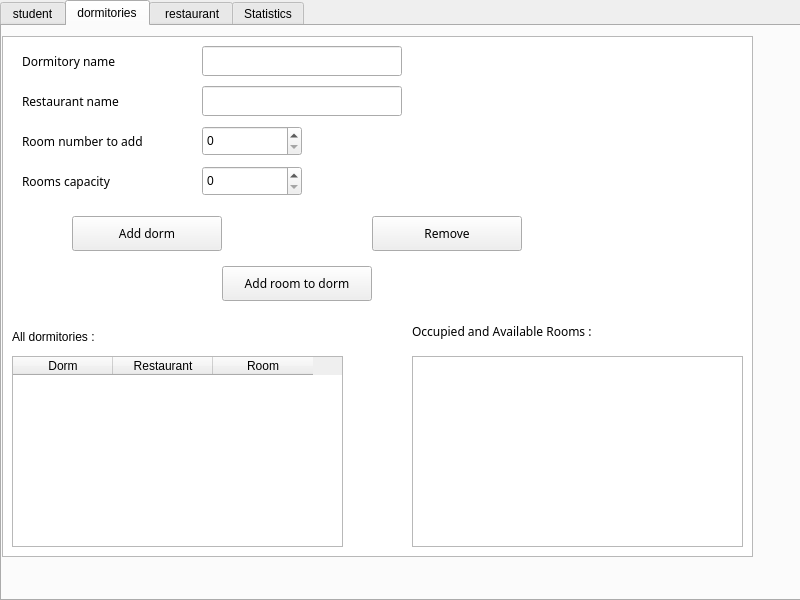
<?xml version="1.0" encoding="UTF-8"?>
<ui version="4.0">
 <class>OOPproject</class>
 <widget class="QMainWindow" name="OOPproject">
  <property name="geometry">
   <rect>
    <x>0</x>
    <y>0</y>
    <width>800</width>
    <height>600</height>
   </rect>
  </property>
  <property name="windowTitle">
   <string>OOPproject</string>
  </property>
  <widget class="QWidget" name="centralwidget">
   <widget class="QTabWidget" name="tabWidget">
    <property name="geometry">
     <rect>
      <x>0</x>
      <y>0</y>
      <width>801</width>
      <height>601</height>
     </rect>
    </property>
    <property name="currentIndex">
     <number>1</number>
    </property>
    <widget class="QWidget" name="student">
     <attribute name="title">
      <string>student</string>
     </attribute>
     <widget class="QLabel" name="label">
      <property name="geometry">
       <rect>
        <x>20</x>
        <y>60</y>
        <width>120</width>
        <height>30</height>
       </rect>
      </property>
      <property name="font">
       <font>
        <family>Lucida Fax</family>
       </font>
      </property>
      <property name="text">
       <string>Full Name</string>
      </property>
     </widget>
     <widget class="QLabel" name="label_2">
      <property name="geometry">
       <rect>
        <x>20</x>
        <y>100</y>
        <width>120</width>
        <height>30</height>
       </rect>
      </property>
      <property name="font">
       <font>
        <family>Lucida Fax</family>
       </font>
      </property>
      <property name="text">
       <string>Academic Year</string>
      </property>
     </widget>
     <widget class="QLabel" name="label_3">
      <property name="geometry">
       <rect>
        <x>20</x>
        <y>140</y>
        <width>120</width>
        <height>30</height>
       </rect>
      </property>
      <property name="font">
       <font>
        <family>Lucida Fax</family>
       </font>
      </property>
      <property name="text">
       <string>Dormitory</string>
      </property>
     </widget>
     <widget class="QLabel" name="label_4">
      <property name="geometry">
       <rect>
        <x>20</x>
        <y>180</y>
        <width>120</width>
        <height>30</height>
       </rect>
      </property>
      <property name="font">
       <font>
        <family>Lucida Fax</family>
       </font>
      </property>
      <property name="text">
       <string>Room Number</string>
      </property>
     </widget>
     <widget class="QLabel" name="label_5">
      <property name="geometry">
       <rect>
        <x>20</x>
        <y>20</y>
        <width>120</width>
        <height>30</height>
       </rect>
      </property>
      <property name="font">
       <font>
        <family>Lucida Fax</family>
       </font>
      </property>
      <property name="text">
       <string>Student ID</string>
      </property>
     </widget>
     <widget class="QLineEdit" name="inputStudentID">
      <property name="geometry">
       <rect>
        <x>200</x>
        <y>20</y>
        <width>200</width>
        <height>30</height>
       </rect>
      </property>
      <property name="minimumSize">
       <size>
        <width>200</width>
        <height>0</height>
       </size>
      </property>
     </widget>
     <widget class="QLineEdit" name="inputFullName">
      <property name="geometry">
       <rect>
        <x>200</x>
        <y>60</y>
        <width>200</width>
        <height>30</height>
       </rect>
      </property>
      <property name="minimumSize">
       <size>
        <width>200</width>
        <height>0</height>
       </size>
      </property>
     </widget>
     <widget class="QLineEdit" name="inputDormName">
      <property name="geometry">
       <rect>
        <x>200</x>
        <y>140</y>
        <width>200</width>
        <height>30</height>
       </rect>
      </property>
      <property name="minimumSize">
       <size>
        <width>120</width>
        <height>0</height>
       </size>
      </property>
     </widget>
     <widget class="QSpinBox" name="inputRoomNumber">
      <property name="geometry">
       <rect>
        <x>200</x>
        <y>180</y>
        <width>100</width>
        <height>30</height>
       </rect>
      </property>
      <property name="minimumSize">
       <size>
        <width>100</width>
        <height>30</height>
       </size>
      </property>
      <property name="maximum">
       <number>100</number>
      </property>
      <property name="value">
       <number>0</number>
      </property>
     </widget>
     <widget class="QSpinBox" name="inputYear">
      <property name="geometry">
       <rect>
        <x>200</x>
        <y>100</y>
        <width>100</width>
        <height>30</height>
       </rect>
      </property>
      <property name="minimumSize">
       <size>
        <width>100</width>
        <height>30</height>
       </size>
      </property>
      <property name="minimum">
       <number>1</number>
      </property>
      <property name="maximum">
       <number>5</number>
      </property>
      <property name="stepType">
       <enum>QAbstractSpinBox::StepType::AdaptiveDecimalStepType</enum>
      </property>
     </widget>
     <widget class="QPushButton" name="btnAddStudent">
      <property name="geometry">
       <rect>
        <x>140</x>
        <y>230</y>
        <width>150</width>
        <height>35</height>
       </rect>
      </property>
      <property name="minimumSize">
       <size>
        <width>50</width>
        <height>0</height>
       </size>
      </property>
      <property name="font">
       <font>
        <family>Lucida Fax</family>
       </font>
      </property>
      <property name="text">
       <string>Add student</string>
      </property>
     </widget>
     <widget class="QPushButton" name="btnRemoveStudent">
      <property name="geometry">
       <rect>
        <x>430</x>
        <y>230</y>
        <width>150</width>
        <height>35</height>
       </rect>
      </property>
      <property name="minimumSize">
       <size>
        <width>50</width>
        <height>10</height>
       </size>
      </property>
      <property name="font">
       <font>
        <family>Lucida Fax</family>
       </font>
      </property>
      <property name="text">
       <string>Remove student</string>
      </property>
     </widget>
     <widget class="QTableWidget" name="tableWidget">
      <property name="geometry">
       <rect>
        <x>10</x>
        <y>0</y>
        <width>761</width>
        <height>561</height>
       </rect>
      </property>
      <property name="minimumSize">
       <size>
        <width>0</width>
        <height>0</height>
       </size>
      </property>
     </widget>
     <widget class="QTableWidget" name="tableWidget_2">
      <property name="geometry">
       <rect>
        <x>40</x>
        <y>310</y>
        <width>421</width>
        <height>211</height>
       </rect>
      </property>
      <column>
       <property name="text">
        <string>ID</string>
       </property>
       <property name="font">
        <font>
         <pointsize>9</pointsize>
        </font>
       </property>
      </column>
      <column>
       <property name="text">
        <string>Full Name</string>
       </property>
      </column>
      <column>
       <property name="text">
        <string>Year</string>
       </property>
      </column>
      <column>
       <property name="text">
        <string>Room</string>
       </property>
      </column>
     </widget>
     <zorder>tableWidget</zorder>
     <zorder>label</zorder>
     <zorder>label_2</zorder>
     <zorder>label_3</zorder>
     <zorder>label_4</zorder>
     <zorder>label_5</zorder>
     <zorder>inputStudentID</zorder>
     <zorder>inputFullName</zorder>
     <zorder>inputDormName</zorder>
     <zorder>inputRoomNumber</zorder>
     <zorder>inputYear</zorder>
     <zorder>btnAddStudent</zorder>
     <zorder>btnRemoveStudent</zorder>
     <zorder>tableWidget_2</zorder>
    </widget>
    <widget class="QWidget" name="Dormitory">
     <attribute name="title">
      <string>dormitories</string>
     </attribute>
     <widget class="QLabel" name="label_6">
      <property name="geometry">
       <rect>
        <x>20</x>
        <y>20</y>
        <width>130</width>
        <height>30</height>
       </rect>
      </property>
      <property name="minimumSize">
       <size>
        <width>3</width>
        <height>0</height>
       </size>
      </property>
      <property name="font">
       <font>
        <family>Lucida Fax</family>
       </font>
      </property>
      <property name="text">
       <string>Dormitory name</string>
      </property>
     </widget>
     <widget class="QLabel" name="label_7">
      <property name="geometry">
       <rect>
        <x>20</x>
        <y>60</y>
        <width>130</width>
        <height>30</height>
       </rect>
      </property>
      <property name="font">
       <font>
        <family>Lucida Fax</family>
       </font>
      </property>
      <property name="text">
       <string>Restaurant name</string>
      </property>
     </widget>
     <widget class="QLabel" name="label_8">
      <property name="geometry">
       <rect>
        <x>20</x>
        <y>140</y>
        <width>130</width>
        <height>30</height>
       </rect>
      </property>
      <property name="font">
       <font>
        <family>Lucida Fax</family>
       </font>
      </property>
      <property name="text">
       <string>Rooms capacity</string>
      </property>
     </widget>
     <widget class="QLabel" name="label_9">
      <property name="geometry">
       <rect>
        <x>20</x>
        <y>100</y>
        <width>130</width>
        <height>30</height>
       </rect>
      </property>
      <property name="font">
       <font>
        <family>Lucida Fax</family>
       </font>
      </property>
      <property name="text">
       <string>Room number to add</string>
      </property>
     </widget>
     <widget class="QLineEdit" name="inputreastaurant">
      <property name="geometry">
       <rect>
        <x>200</x>
        <y>60</y>
        <width>200</width>
        <height>30</height>
       </rect>
      </property>
      <property name="minimumSize">
       <size>
        <width>200</width>
        <height>0</height>
       </size>
      </property>
     </widget>
     <widget class="QLineEdit" name="inpudormitory">
      <property name="geometry">
       <rect>
        <x>200</x>
        <y>20</y>
        <width>200</width>
        <height>30</height>
       </rect>
      </property>
      <property name="minimumSize">
       <size>
        <width>200</width>
        <height>0</height>
       </size>
      </property>
     </widget>
     <widget class="QSpinBox" name="roomnum">
      <property name="geometry">
       <rect>
        <x>200</x>
        <y>140</y>
        <width>100</width>
        <height>30</height>
       </rect>
      </property>
      <property name="minimumSize">
       <size>
        <width>100</width>
        <height>30</height>
       </size>
      </property>
     </widget>
     <widget class="QSpinBox" name="spincapacity">
      <property name="geometry">
       <rect>
        <x>200</x>
        <y>100</y>
        <width>100</width>
        <height>30</height>
       </rect>
      </property>
      <property name="minimumSize">
       <size>
        <width>100</width>
        <height>30</height>
       </size>
      </property>
     </widget>
     <widget class="QPushButton" name="btnadd_dorm">
      <property name="geometry">
       <rect>
        <x>70</x>
        <y>190</y>
        <width>150</width>
        <height>35</height>
       </rect>
      </property>
      <property name="font">
       <font>
        <family>Lucida Fax</family>
       </font>
      </property>
      <property name="text">
       <string>Add dorm</string>
      </property>
     </widget>
     <widget class="QPushButton" name="addroom">
      <property name="geometry">
       <rect>
        <x>220</x>
        <y>240</y>
        <width>150</width>
        <height>35</height>
       </rect>
      </property>
      <property name="font">
       <font>
        <family>Lucida Fax</family>
       </font>
      </property>
      <property name="text">
       <string>Add room to dorm</string>
      </property>
      <property name="icon">
       <iconset theme="QIcon::ThemeIcon::ListAdd"/>
      </property>
     </widget>
     <widget class="QPushButton" name="btnremove_dorm">
      <property name="geometry">
       <rect>
        <x>370</x>
        <y>190</y>
        <width>150</width>
        <height>35</height>
       </rect>
      </property>
      <property name="font">
       <font>
        <family>Lucida Fax</family>
       </font>
      </property>
      <property name="text">
       <string>Remove</string>
      </property>
     </widget>
     <widget class="QTableWidget" name="tableWidget_3">
      <property name="geometry">
       <rect>
        <x>0</x>
        <y>10</y>
        <width>751</width>
        <height>521</height>
       </rect>
      </property>
     </widget>
     <widget class="QTableWidget" name="tableWidget_4">
      <property name="geometry">
       <rect>
        <x>10</x>
        <y>330</y>
        <width>331</width>
        <height>191</height>
       </rect>
      </property>
      <column>
       <property name="text">
        <string>Dorm</string>
       </property>
      </column>
      <column>
       <property name="text">
        <string>Restaurant</string>
       </property>
      </column>
      <column>
       <property name="text">
        <string>Room</string>
       </property>
      </column>
     </widget>
     <widget class="QLabel" name="label_11">
      <property name="geometry">
       <rect>
        <x>10</x>
        <y>300</y>
        <width>261</width>
        <height>21</height>
       </rect>
      </property>
      <property name="text">
       <string>All dormitories :</string>
      </property>
     </widget>
     <widget class="QTextEdit" name="textRoomStatus">
      <property name="geometry">
       <rect>
        <x>410</x>
        <y>330</y>
        <width>331</width>
        <height>191</height>
       </rect>
      </property>
     </widget>
     <widget class="QLabel" name="label_10">
      <property name="geometry">
       <rect>
        <x>410</x>
        <y>290</y>
        <width>271</width>
        <height>30</height>
       </rect>
      </property>
      <property name="font">
       <font>
        <family>Lucida Fax</family>
       </font>
      </property>
      <property name="text">
       <string>Occupied and Available Rooms :</string>
      </property>
     </widget>
     <zorder>tableWidget_3</zorder>
     <zorder>label_6</zorder>
     <zorder>label_7</zorder>
     <zorder>label_8</zorder>
     <zorder>label_9</zorder>
     <zorder>inputreastaurant</zorder>
     <zorder>inpudormitory</zorder>
     <zorder>roomnum</zorder>
     <zorder>spincapacity</zorder>
     <zorder>btnadd_dorm</zorder>
     <zorder>addroom</zorder>
     <zorder>btnremove_dorm</zorder>
     <zorder>tableWidget_4</zorder>
     <zorder>label_11</zorder>
     <zorder>textRoomStatus</zorder>
     <zorder>label_10</zorder>
    </widget>
    <widget class="QWidget" name="restaurant">
     <attribute name="title">
      <string> restaurant</string>
     </attribute>
     <widget class="QTableWidget" name="tableWidget_5">
      <property name="geometry">
       <rect>
        <x>15</x>
        <y>0</y>
        <width>751</width>
        <height>551</height>
       </rect>
      </property>
     </widget>
     <widget class="QLabel" name="label_12">
      <property name="geometry">
       <rect>
        <x>20</x>
        <y>80</y>
        <width>130</width>
        <height>30</height>
       </rect>
      </property>
      <property name="font">
       <font>
        <family>Lucida Fax</family>
       </font>
      </property>
      <property name="text">
       <string>Breakfast</string>
      </property>
     </widget>
     <widget class="QLabel" name="label_13">
      <property name="geometry">
       <rect>
        <x>20</x>
        <y>10</y>
        <width>130</width>
        <height>30</height>
       </rect>
      </property>
      <property name="font">
       <font>
        <family>Lucida Fax</family>
       </font>
      </property>
      <property name="text">
       <string>Dormitory name</string>
      </property>
     </widget>
     <widget class="QLabel" name="label_14">
      <property name="geometry">
       <rect>
        <x>20</x>
        <y>150</y>
        <width>130</width>
        <height>30</height>
       </rect>
      </property>
      <property name="font">
       <font>
        <family>Lucida Fax</family>
       </font>
      </property>
      <property name="text">
       <string>Lunch</string>
      </property>
     </widget>
     <widget class="QLabel" name="label_16">
      <property name="geometry">
       <rect>
        <x>20</x>
        <y>220</y>
        <width>130</width>
        <height>30</height>
       </rect>
      </property>
      <property name="font">
       <font>
        <family>Lucida Fax</family>
       </font>
      </property>
      <property name="text">
       <string>Dinner</string>
      </property>
     </widget>
     <widget class="QLineEdit" name="inputdormitoryn">
      <property name="geometry">
       <rect>
        <x>160</x>
        <y>20</y>
        <width>200</width>
        <height>30</height>
       </rect>
      </property>
      <property name="minimumSize">
       <size>
        <width>200</width>
        <height>0</height>
       </size>
      </property>
     </widget>
     <widget class="QLineEdit" name="inputbreakfast">
      <property name="geometry">
       <rect>
        <x>160</x>
        <y>80</y>
        <width>200</width>
        <height>30</height>
       </rect>
      </property>
      <property name="minimumSize">
       <size>
        <width>200</width>
        <height>0</height>
       </size>
      </property>
     </widget>
     <widget class="QLineEdit" name="inputLunch">
      <property name="geometry">
       <rect>
        <x>160</x>
        <y>150</y>
        <width>200</width>
        <height>30</height>
       </rect>
      </property>
      <property name="minimumSize">
       <size>
        <width>200</width>
        <height>0</height>
       </size>
      </property>
     </widget>
     <widget class="QLineEdit" name="inputDinner">
      <property name="geometry">
       <rect>
        <x>160</x>
        <y>220</y>
        <width>200</width>
        <height>30</height>
       </rect>
      </property>
      <property name="minimumSize">
       <size>
        <width>200</width>
        <height>0</height>
       </size>
      </property>
     </widget>
     <widget class="QPushButton" name="btnUpdateMenu">
      <property name="geometry">
       <rect>
        <x>130</x>
        <y>290</y>
        <width>150</width>
        <height>35</height>
       </rect>
      </property>
      <property name="font">
       <font>
        <family>Lucida Fax</family>
       </font>
      </property>
      <property name="text">
       <string>Update menu</string>
      </property>
     </widget>
     <widget class="QListWidget" name="listWidget">
      <property name="geometry">
       <rect>
        <x>375</x>
        <y>21</y>
        <width>261</width>
        <height>371</height>
       </rect>
      </property>
      <property name="font">
       <font>
        <family>Lucida Fax</family>
       </font>
      </property>
      <item>
       <property name="text">
        <string>Breakfast</string>
       </property>
      </item>
      <item>
       <property name="text">
        <string/>
       </property>
      </item>
      <item>
       <property name="text">
        <string>Lunch</string>
       </property>
      </item>
      <item>
       <property name="text">
        <string/>
       </property>
      </item>
      <item>
       <property name="text">
        <string>Dinner</string>
       </property>
      </item>
     </widget>
    </widget>
    <widget class="QWidget" name="tab">
     <attribute name="title">
      <string>Statistics</string>
     </attribute>
     <widget class="QLabel" name="lblAvgStudents">
      <property name="geometry">
       <rect>
        <x>30</x>
        <y>270</y>
        <width>231</width>
        <height>31</height>
       </rect>
      </property>
      <property name="font">
       <font>
        <family>Lucida Fax</family>
       </font>
      </property>
      <property name="text">
       <string>Average Students per Room:</string>
      </property>
     </widget>
     <widget class="QLabel" name="lblTotalRestaurants">
      <property name="geometry">
       <rect>
        <x>30</x>
        <y>190</y>
        <width>131</width>
        <height>31</height>
       </rect>
      </property>
      <property name="font">
       <font>
        <family>Lucida Fax</family>
       </font>
      </property>
      <property name="text">
       <string>Total Restaurants:</string>
      </property>
     </widget>
     <widget class="QLabel" name="lblTotalStudents">
      <property name="geometry">
       <rect>
        <x>30</x>
        <y>130</y>
        <width>111</width>
        <height>21</height>
       </rect>
      </property>
      <property name="font">
       <font>
        <family>Lucida Fax</family>
       </font>
      </property>
      <property name="text">
       <string>Total Students:</string>
      </property>
     </widget>
     <widget class="QLabel" name="lblTotalRooms">
      <property name="geometry">
       <rect>
        <x>30</x>
        <y>80</y>
        <width>121</width>
        <height>21</height>
       </rect>
      </property>
      <property name="font">
       <font>
        <family>Lucida Fax</family>
       </font>
      </property>
      <property name="text">
       <string>Total Rooms:</string>
      </property>
     </widget>
     <widget class="QLabel" name="lblTotalDorms">
      <property name="geometry">
       <rect>
        <x>30</x>
        <y>20</y>
        <width>171</width>
        <height>31</height>
       </rect>
      </property>
      <property name="font">
       <font>
        <family>Lucida Fax</family>
       </font>
      </property>
      <property name="text">
       <string>Total Dormitories:</string>
      </property>
     </widget>
     <widget class="QPushButton" name="btnRefreshStats">
      <property name="geometry">
       <rect>
        <x>370</x>
        <y>360</y>
        <width>161</width>
        <height>41</height>
       </rect>
      </property>
      <property name="font">
       <font>
        <family>Lucida Fax</family>
       </font>
      </property>
      <property name="text">
       <string>Refresh Statistics</string>
      </property>
     </widget>
    </widget>
   </widget>
  </widget>
 </widget>
 <resources/>
 <connections/>
</ui>
